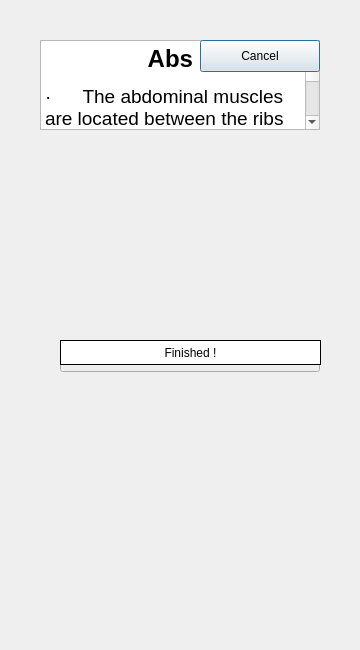
<?xml version="1.0" encoding="UTF-8"?>
<ui version="4.0">
 <class>AbsDialog</class>
 <widget class="QDialog" name="AbsDialog">
  <property name="geometry">
   <rect>
    <x>0</x>
    <y>0</y>
    <width>360</width>
    <height>650</height>
   </rect>
  </property>
  <property name="windowTitle">
   <string>Dialog</string>
  </property>
  <widget class="QLabel" name="bkgnd">
   <property name="geometry">
    <rect>
     <x>0</x>
     <y>-5</y>
     <width>361</width>
     <height>650</height>
    </rect>
   </property>
   <property name="text">
    <string/>
   </property>
   <property name="pixmap">
    <pixmap resource="fig.qrc">:/frame.jpg</pixmap>
   </property>
   <property name="scaledContents">
    <bool>true</bool>
   </property>
  </widget>
  <widget class="QTextEdit" name="textEdit">
   <property name="geometry">
    <rect>
     <x>40</x>
     <y>40</y>
     <width>280</width>
     <height>90</height>
    </rect>
   </property>
   <property name="html">
    <string>&lt;!DOCTYPE HTML PUBLIC &quot;-//W3C//DTD HTML 4.0//EN&quot; &quot;http://www.w3.org/TR/REC-html40/strict.dtd&quot;&gt;
&lt;html&gt;&lt;head&gt;&lt;meta name=&quot;qrichtext&quot; content=&quot;1&quot; /&gt;&lt;style type=&quot;text/css&quot;&gt;
p, li { white-space: pre-wrap; }
&lt;/style&gt;&lt;/head&gt;&lt;body style=&quot; font-family:'.SF NS Text'; font-size:13pt; font-weight:400; font-style:normal;&quot;&gt;
&lt;p align=&quot;center&quot; style=&quot; margin-top:0px; margin-bottom:0px; margin-left:0px; margin-right:0px; -qt-block-indent:0; text-indent:0px;&quot;&gt;&lt;span style=&quot; font-size:18pt; font-weight:600;&quot;&gt;Abs&lt;/span&gt;&lt;span style=&quot; font-size:14pt;&quot;&gt; &lt;/span&gt;&lt;/p&gt;
&lt;p style=&quot; margin-top:12px; margin-bottom:12px; margin-left:0px; margin-right:0px; -qt-block-indent:0; text-indent:0px;&quot;&gt;&lt;span style=&quot; font-family:'Symbol'; font-size:14pt;&quot;&gt;·&lt;/span&gt;&lt;span style=&quot; font-family:'Times New Roman'; font-size:14pt;&quot;&gt;      &lt;/span&gt;&lt;span style=&quot; font-family:'Times New Roman,serif'; font-size:14pt;&quot;&gt;The abdominal muscles are located between the ribs and the pelvis on the front of the body. &lt;/span&gt;&lt;/p&gt;
&lt;p style=&quot; margin-top:12px; margin-bottom:12px; margin-left:0px; margin-right:0px; -qt-block-indent:0; text-indent:0px;&quot;&gt;&lt;span style=&quot; font-family:'Symbol'; font-size:14pt;&quot;&gt;·&lt;/span&gt;&lt;span style=&quot; font-family:'Times New Roman'; font-size:14pt;&quot;&gt;      &lt;/span&gt;&lt;span style=&quot; font-family:'Times New Roman,serif'; font-size:14pt;&quot;&gt;The abdominal muscles support the trunk, allow movement and hold organs in place by regulating internal abdominal pressure.  &lt;/span&gt;&lt;/p&gt;&lt;/body&gt;&lt;/html&gt;</string>
   </property>
  </widget>
  <widget class="QLabel" name="label">
   <property name="geometry">
    <rect>
     <x>40</x>
     <y>140</y>
     <width>140</width>
     <height>90</height>
    </rect>
   </property>
   <property name="minimumSize">
    <size>
     <width>0</width>
     <height>0</height>
    </size>
   </property>
   <property name="maximumSize">
    <size>
     <width>150</width>
     <height>100</height>
    </size>
   </property>
   <property name="text">
    <string/>
   </property>
   <property name="pixmap">
    <pixmap resource="fig.qrc">:/Air Bike 1.jpg</pixmap>
   </property>
   <property name="scaledContents">
    <bool>true</bool>
   </property>
  </widget>
  <widget class="QLabel" name="label_2">
   <property name="geometry">
    <rect>
     <x>190</x>
     <y>140</y>
     <width>140</width>
     <height>90</height>
    </rect>
   </property>
   <property name="minimumSize">
    <size>
     <width>0</width>
     <height>0</height>
    </size>
   </property>
   <property name="maximumSize">
    <size>
     <width>150</width>
     <height>100</height>
    </size>
   </property>
   <property name="text">
    <string/>
   </property>
   <property name="pixmap">
    <pixmap resource="fig.qrc">:/Air Bike 2.jpg</pixmap>
   </property>
   <property name="scaledContents">
    <bool>true</bool>
   </property>
  </widget>
  <widget class="QLabel" name="label_3">
   <property name="geometry">
    <rect>
     <x>40</x>
     <y>240</y>
     <width>140</width>
     <height>90</height>
    </rect>
   </property>
   <property name="minimumSize">
    <size>
     <width>0</width>
     <height>0</height>
    </size>
   </property>
   <property name="maximumSize">
    <size>
     <width>150</width>
     <height>100</height>
    </size>
   </property>
   <property name="text">
    <string/>
   </property>
   <property name="pixmap">
    <pixmap resource="fig.qrc">:/Cable Crunch 1.jpg</pixmap>
   </property>
   <property name="scaledContents">
    <bool>true</bool>
   </property>
  </widget>
  <widget class="QLabel" name="label_4">
   <property name="geometry">
    <rect>
     <x>190</x>
     <y>240</y>
     <width>140</width>
     <height>90</height>
    </rect>
   </property>
   <property name="maximumSize">
    <size>
     <width>150</width>
     <height>100</height>
    </size>
   </property>
   <property name="text">
    <string/>
   </property>
   <property name="pixmap">
    <pixmap resource="fig.qrc">:/Cable Crunch 2.jpg</pixmap>
   </property>
   <property name="scaledContents">
    <bool>true</bool>
   </property>
  </widget>
  <widget class="QPushButton" name="pushButton">
   <property name="geometry">
    <rect>
     <x>200</x>
     <y>40</y>
     <width>120</width>
     <height>32</height>
    </rect>
   </property>
   <property name="text">
    <string>Cancel</string>
   </property>
  </widget>
  <widget class="QPushButton" name="addButton">
   <property name="geometry">
    <rect>
     <x>60</x>
     <y>340</y>
     <width>260</width>
     <height>32</height>
    </rect>
   </property>
   <property name="text">
    <string>add</string>
   </property>
  </widget>
  <widget class="QLabel" name="finishedlabel">
   <property name="geometry">
    <rect>
     <x>0</x>
     <y>80</y>
     <width>370</width>
     <height>230</height>
    </rect>
   </property>
   <property name="text">
    <string/>
   </property>
   <property name="pixmap">
    <pixmap resource="fig.qrc">:/finished.png</pixmap>
   </property>
   <property name="scaledContents">
    <bool>true</bool>
   </property>
  </widget>
  <widget class="QPushButton" name="finishedbutton">
   <property name="geometry">
    <rect>
     <x>60</x>
     <y>340</y>
     <width>261</width>
     <height>25</height>
    </rect>
   </property>
   <property name="styleSheet">
    <string notr="true">border: 1px solid black;
background-color: white
</string>
   </property>
   <property name="text">
    <string>Finished !</string>
   </property>
  </widget>
 </widget>
 <resources>
  <include location="fig.qrc"/>
 </resources>
 <connections/>
</ui>
